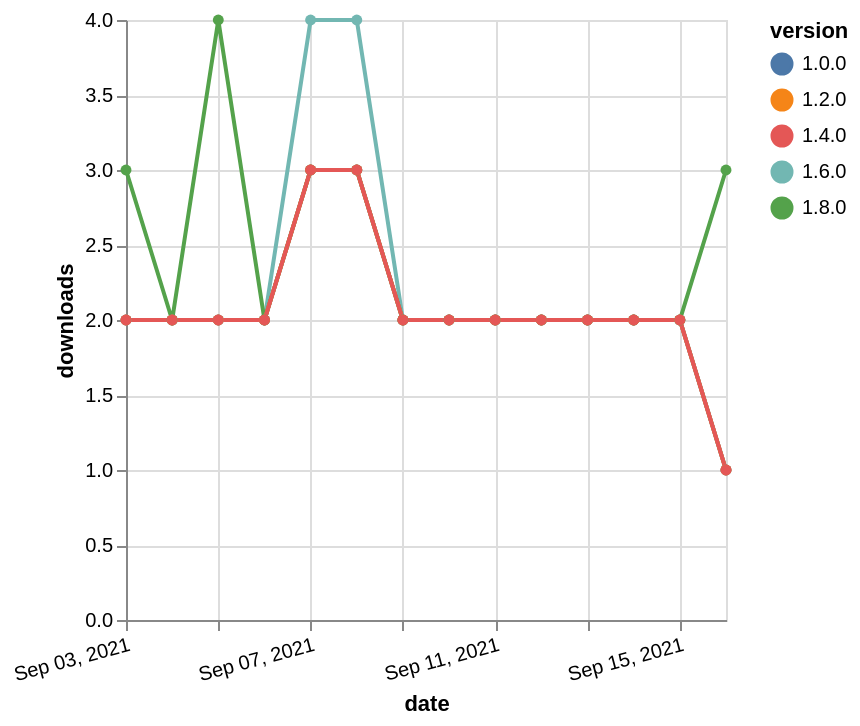

Write a Vega-Lite specification for this figure.
### Vega-Lite specification from a JSON file in a GitHub repository (floating-point values rounded to 4 significant figures)
{"$schema": "https://vega.github.io/schema/vega-lite/v5.json", "description": "A simple bar chart with embedded data.", "data": {"values": [{"date": "2021-09-03", "total": 715, "delta": 2, "version": "1.6.0"}, {"date": "2021-09-04", "total": 717, "delta": 2, "version": "1.6.0"}, {"date": "2021-09-05", "total": 719, "delta": 2, "version": "1.6.0"}, {"date": "2021-09-06", "total": 721, "delta": 2, "version": "1.6.0"}, {"date": "2021-09-07", "total": 725, "delta": 4, "version": "1.6.0"}, {"date": "2021-09-08", "total": 729, "delta": 4, "version": "1.6.0"}, {"date": "2021-09-09", "total": 731, "delta": 2, "version": "1.6.0"}, {"date": "2021-09-10", "total": 733, "delta": 2, "version": "1.6.0"}, {"date": "2021-09-11", "total": 735, "delta": 2, "version": "1.6.0"}, {"date": "2021-09-12", "total": 737, "delta": 2, "version": "1.6.0"}, {"date": "2021-09-13", "total": 739, "delta": 2, "version": "1.6.0"}, {"date": "2021-09-14", "total": 741, "delta": 2, "version": "1.6.0"}, {"date": "2021-09-15", "total": 743, "delta": 2, "version": "1.6.0"}, {"date": "2021-09-16", "total": 744, "delta": 1, "version": "1.6.0"}, {"date": "2021-09-03", "total": 233, "delta": 3, "version": "1.8.0"}, {"date": "2021-09-04", "total": 235, "delta": 2, "version": "1.8.0"}, {"date": "2021-09-05", "total": 239, "delta": 4, "version": "1.8.0"}, {"date": "2021-09-06", "total": 241, "delta": 2, "version": "1.8.0"}, {"date": "2021-09-07", "total": 244, "delta": 3, "version": "1.8.0"}, {"date": "2021-09-08", "total": 247, "delta": 3, "version": "1.8.0"}, {"date": "2021-09-09", "total": 249, "delta": 2, "version": "1.8.0"}, {"date": "2021-09-10", "total": 251, "delta": 2, "version": "1.8.0"}, {"date": "2021-09-11", "total": 253, "delta": 2, "version": "1.8.0"}, {"date": "2021-09-12", "total": 255, "delta": 2, "version": "1.8.0"}, {"date": "2021-09-13", "total": 257, "delta": 2, "version": "1.8.0"}, {"date": "2021-09-14", "total": 259, "delta": 2, "version": "1.8.0"}, {"date": "2021-09-15", "total": 261, "delta": 2, "version": "1.8.0"}, {"date": "2021-09-16", "total": 264, "delta": 3, "version": "1.8.0"}, {"date": "2021-09-03", "total": 1675, "delta": 2, "version": "1.0.0"}, {"date": "2021-09-04", "total": 1677, "delta": 2, "version": "1.0.0"}, {"date": "2021-09-05", "total": 1679, "delta": 2, "version": "1.0.0"}, {"date": "2021-09-06", "total": 1681, "delta": 2, "version": "1.0.0"}, {"date": "2021-09-07", "total": 1684, "delta": 3, "version": "1.0.0"}, {"date": "2021-09-08", "total": 1687, "delta": 3, "version": "1.0.0"}, {"date": "2021-09-09", "total": 1689, "delta": 2, "version": "1.0.0"}, {"date": "2021-09-10", "total": 1691, "delta": 2, "version": "1.0.0"}, {"date": "2021-09-11", "total": 1693, "delta": 2, "version": "1.0.0"}, {"date": "2021-09-12", "total": 1695, "delta": 2, "version": "1.0.0"}, {"date": "2021-09-13", "total": 1697, "delta": 2, "version": "1.0.0"}, {"date": "2021-09-14", "total": 1699, "delta": 2, "version": "1.0.0"}, {"date": "2021-09-15", "total": 1701, "delta": 2, "version": "1.0.0"}, {"date": "2021-09-16", "total": 1702, "delta": 1, "version": "1.0.0"}, {"date": "2021-09-03", "total": 1483, "delta": 2, "version": "1.2.0"}, {"date": "2021-09-04", "total": 1485, "delta": 2, "version": "1.2.0"}, {"date": "2021-09-05", "total": 1487, "delta": 2, "version": "1.2.0"}, {"date": "2021-09-06", "total": 1489, "delta": 2, "version": "1.2.0"}, {"date": "2021-09-07", "total": 1492, "delta": 3, "version": "1.2.0"}, {"date": "2021-09-08", "total": 1495, "delta": 3, "version": "1.2.0"}, {"date": "2021-09-09", "total": 1497, "delta": 2, "version": "1.2.0"}, {"date": "2021-09-10", "total": 1499, "delta": 2, "version": "1.2.0"}, {"date": "2021-09-11", "total": 1501, "delta": 2, "version": "1.2.0"}, {"date": "2021-09-12", "total": 1503, "delta": 2, "version": "1.2.0"}, {"date": "2021-09-13", "total": 1505, "delta": 2, "version": "1.2.0"}, {"date": "2021-09-14", "total": 1507, "delta": 2, "version": "1.2.0"}, {"date": "2021-09-15", "total": 1509, "delta": 2, "version": "1.2.0"}, {"date": "2021-09-16", "total": 1510, "delta": 1, "version": "1.2.0"}, {"date": "2021-09-03", "total": 1021, "delta": 2, "version": "1.4.0"}, {"date": "2021-09-04", "total": 1023, "delta": 2, "version": "1.4.0"}, {"date": "2021-09-05", "total": 1025, "delta": 2, "version": "1.4.0"}, {"date": "2021-09-06", "total": 1027, "delta": 2, "version": "1.4.0"}, {"date": "2021-09-07", "total": 1030, "delta": 3, "version": "1.4.0"}, {"date": "2021-09-08", "total": 1033, "delta": 3, "version": "1.4.0"}, {"date": "2021-09-09", "total": 1035, "delta": 2, "version": "1.4.0"}, {"date": "2021-09-10", "total": 1037, "delta": 2, "version": "1.4.0"}, {"date": "2021-09-11", "total": 1039, "delta": 2, "version": "1.4.0"}, {"date": "2021-09-12", "total": 1041, "delta": 2, "version": "1.4.0"}, {"date": "2021-09-13", "total": 1043, "delta": 2, "version": "1.4.0"}, {"date": "2021-09-14", "total": 1045, "delta": 2, "version": "1.4.0"}, {"date": "2021-09-15", "total": 1047, "delta": 2, "version": "1.4.0"}, {"date": "2021-09-16", "total": 1048, "delta": 1, "version": "1.4.0"}]}, "width": "container", "mark": {"type": "line", "point": {"filled": true}}, "encoding": {"x": {"field": "date", "type": "temporal", "timeUnit": "yearmonthdate", "title": "date", "axis": {"labelAngle": -15}}, "y": {"field": "delta", "type": "quantitative", "title": "downloads"}, "color": {"field": "version", "type": "nominal"}, "tooltip": {"field": "delta"}}}
